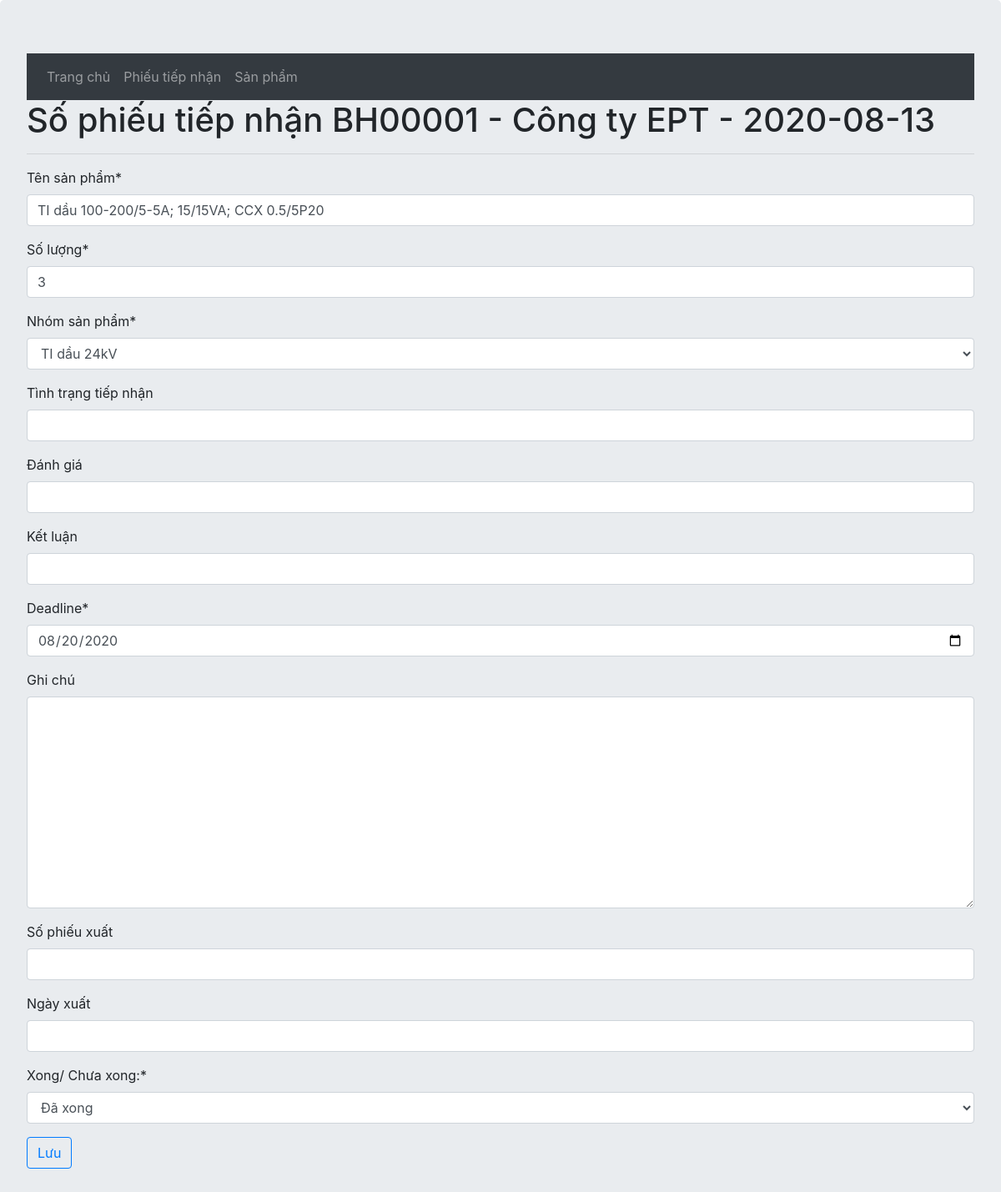
Before: /warranty/items/edit/1 with the older database file.
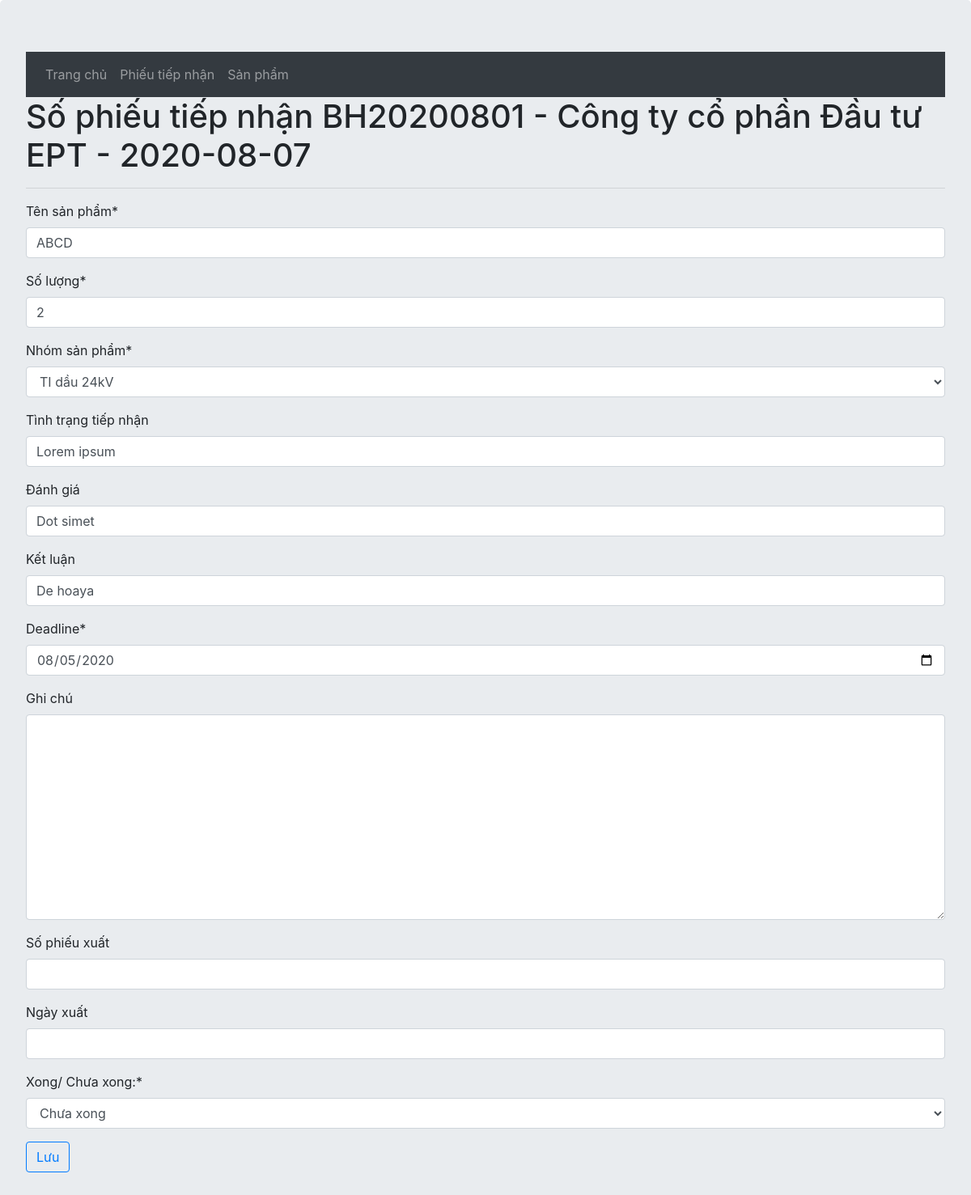
After: the same page with the newer database file.
### warranty/models.py (models this page shows, shortened)
class Note(models.Model):
    customerGroup = [
        ('DAILY', 'Đại lý'),
        ('NPC', 'NPC'),
        ('SPC', 'SPC'),
    ]
    noteNumber = models.CharField(max_length=10, unique=True,error_messages={'unique':"Số phiếu này đã có"}, verbose_name="Số phiếu")
    customers = models.CharField(max_length=50, null=False, verbose_name="Khách hàng")
    customersObj = models.CharField(choices=customerGroup, max_length=50, verbose_name="Nhóm khách hàng", null=True)
    receiveDay = models.DateField(null=False, verbose_name="Ngày tiếp nhận")
    note = models.TextField(blank=True, verbose_name="Ghi chú")
    numOrder = models.IntegerField(verbose_name="Thứ tự", null=True)
    def __str__(self):
        return f"{self.noteNumber} - {self.customers} - {self.receiveDay}"

class Item(models.Model):
    group = [
        ("TIDAU24", "TI dầu 24kV"),
        ("TUDAU24","TU dầu 24kV"),
        ("TIKHO24I", "TI khô 24kV trong nhà"),
        ("TIKHO24O", "TI khô 24kV ngoài trời"),
        ("TIHT", "TI hạ thế"),
    ]
    noteNumber = models.ForeignKey(Note, on_delete=models.CASCADE, related_name="item", verbose_name="Phiếu tiếp nhận")
    itemName = models.CharField(max_length=60, verbose_name="Tên sản phẩm")
    quantity = models.IntegerField(null=False, verbose_name="Số lượng", validators=[MinValueValidator(1)], )
    itemGroup = models.CharField(max_length=10, choices=group, verbose_name="Nhóm sản phẩm")
    status = models.CharField(max_length=128, blank=True, verbose_name="Tình trạng tiếp nhận")
    check = models.CharField(max_length=128, blank=True, verbose_name="Đánh giá")
    conclude = models.CharField(max_length=128, blank=True, verbose_name="Kết luận")
    deadline = models.DateField()
    note = models.TextField(blank=True, verbose_name="Ghi chú")
    numExport = models.CharField(max_length=10, verbose_name="Số phiếu xuất", blank=True)
    dayExport = models.DateField(verbose_name="Ngày xuất", null=True, blank=True)
    done = models.BooleanField(verbose_name="Xong/ Chưa xong:", choices=[(True, "Đã xong"), (False, "Chưa xong")], default=False)

### warranty/views.py (the view, shortened to what this page needs)
# urls.py: path('items/edit/<int:pk>', views.ItemUpdate.as_view(), name = 'item_edit'),
class ItemUpdate(generic.UpdateView):
    model = Item
    form_class = ItemUpdateForm
    template_name = 'warranty/item_update.html'
    def get_context_data(self, **kwargs):
        context = super().get_context_data(**kwargs)
        context['noteNumber']=self.object.noteNumber
        return context

### warranty/forms.py
class ItemUpdateForm(forms.ModelForm):
    class Meta:
        model = Item
        fields = '__all__'
        widgets = {
            'noteNumber': forms.HiddenInput(),
            'deadline': DateInput()
        }

### warranty/templates/warranty/item_update.html (shortened to what this page needs)
{% extends 'warranty/layout.html'%}
{% load crispy_forms_tags %}
{% block content %}
<h1>Số phiếu tiếp nhận {{ noteNumber }}</h1>
<hr>
<form action="" method="post">{% csrf_token %}
        {{ form|crispy }}
    <button type="submit" class="btn btn-outline-primary">Lưu</button>
</form>
{% endblock %}

Changed rows visible on the page:
removed Note: noteNumber+customers+receiveDay "BH00001 - Công ty EPT - 2020-08-13"
added Note: noteNumber+customers+receiveDay "BH20200801 - Công ty cổ phần Đầu tư EPT - 2020-08-07"
changed Item "TI dầu 24kV": itemName "TI dầu 100-200/5-5A; 15/15VA; CCX 0.5/5P20" → "ABCD"; quantity "3" → "2"; status (not shown) → "Lorem ipsum"; check (not shown) → "Dot simet"; conclude (not shown) → "De hoaya"; deadline "08/20/2020" → "08/05/2020"; done "Đã xong" → "Chưa xong"
